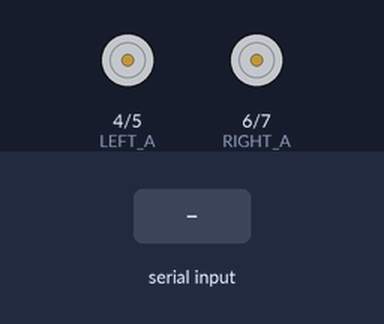
A sketch run on a simulated Arduino Uno, built with avr-gcc and run on an emulated ATmega328P. On the bench: motor-driver pin pairs drawn as motors (green arrow = first pin HIGH = forward, orange = second pin HIGH = backward, longer = more drive). Inputs (shaded band) come from the test bench. What the sketch prints to the serial monitor is not drawn.

Above: at 1.7 s.
1.8 s: "f\n" received over the second serial link
At 2.5 s:
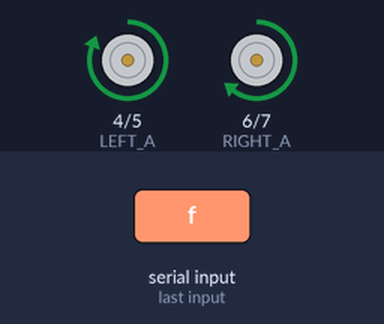
4.1 s: "b\n" received over the second serial link
At 4.8 s:
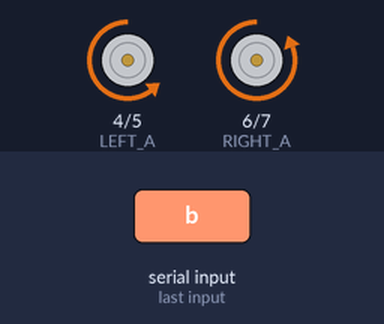
6.4 s: "l\n" received over the second serial link
At 6.8 s:
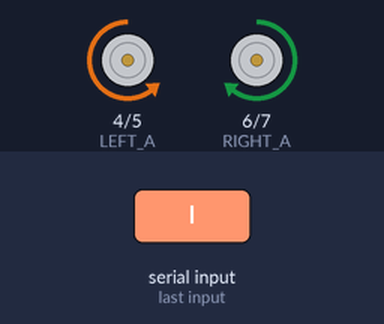
8.7 s: "F\n" received over the second serial link
At 10.3 s:
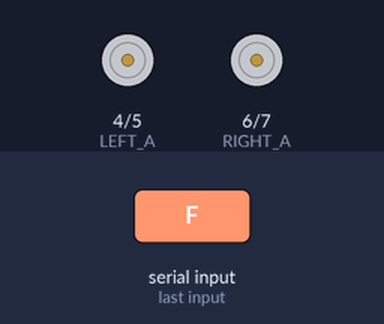
Timing chart, 0 to 11.2 s (numbered marks = the images above; inputs shaded):
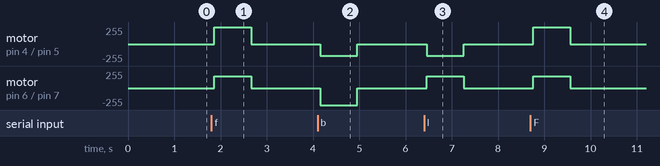

Measured:
- after the input at 1.8 s, motor on pin 4 (LEFT_A) / pin 5 (LEFT_B): stopped → forward 255/255 after 0.06 s, → stopped 0.80 s later; motor on pin 6 (RIGHT_A) / pin 7 (RIGHT_B): stopped → forward 178/255 after 0.06 s, → stopped 0.80 s later
- after the input at 4.1 s, motor on pin 4 (LEFT_A) / pin 5 (LEFT_B): stopped → backward 178/255 after 0.06 s, → stopped 0.80 s later; motor on pin 6 (RIGHT_A) / pin 7 (RIGHT_B): stopped → backward 255/255 after 0.06 s, → stopped 0.80 s later
- after the input at 6.4 s, motor on pin 4 (LEFT_A) / pin 5 (LEFT_B): stopped → backward 178/255 after 0.06 s, → stopped 0.80 s later; motor on pin 6 (RIGHT_A) / pin 7 (RIGHT_B): stopped → forward 178/255 after 0.06 s, → stopped 0.80 s later
- after the input at 8.7 s, motor on pin 4 (LEFT_A) / pin 5 (LEFT_B): stopped → forward 255/255 after 0.06 s, → stopped 0.80 s later; motor on pin 6 (RIGHT_A) / pin 7 (RIGHT_B): stopped → forward 178/255 after 0.06 s, → stopped 0.80 s later

The sketch:

btcar.ino
```cpp
/* ═══════════════════════════════════════════════════════════════════════════
 *  누비다 블루투스카  (DC 모터 2개 · 모터드라이버 4핀)
 *  ─────────────────────────────────────────────────────────────────────────
 *  누비다플랫폼 / 아두이노 나노 CH340
 *
 *  ┌────────────────────────────────────────────────────────────────────┐
 *  │  명령어 (블루투스로 보내면 동작)                                   │
 *  │                                                                    │
 *  │    전진  ( f / F / go / forward )   →  앞으로                     │
 *  │    후진  ( b / B / back )           →  뒤로                       │
 *  │    좌회전( l / L / left )           →  왼쪽으로 돌기              │
 *  │    우회전( r / R / right )          →  오른쪽으로 돌기            │
 *  │    정지  ( s / S / stop )           →  멈춤                       │
 *  │                                                                    │
 *  │    ★ 명령을 보내는 동안 계속 움직입니다.                          │
 *  │      (정지 명령을 보내거나, 자동정지 시간이 지나면 멈춤)          │
 *  └────────────────────────────────────────────────────────────────────┘
 *
 *  ─────────────────────────────────────────────────────────────────────────
 *  ★ 배선 (L9110S 모터드라이버 2개 기준 — 가장 흔한 구성)
 *
 *      모터드라이버 A          아두이노 나노         모터드라이버 B
 *      ────────────           ─────────────         ────────────
 *        A-IA  ───────────────  4번  ───────────────  B-IA
 *        A-IB  ───────────────  5번  ───────────────  B-IB
 *        VCC   ───────────────  5V(VIN)
 *        GND   ───────────────  GND
 *        A-OA/B-OA  ─── 왼쪽 모터 (앞/뒤)
 *        A-OB/B-OB  ─── 오른쪽 모터 (앞/뒤)
 *
 *      ⚠️ 모터 전원은 배터리(9V 등)를 VIN 에 넣어야 힘이 좋습니다.
 *      ⚠️ 2번·3번 핀은 블루투스 전용이라 쓰지 마세요.
 * ─────────────────────────────────────────────────────────────────────────
 *
 *  ★ 만약 L298N(4선 + ENA/ENB)을 쓰신다면 → 아래 "설정" 부분 설명 참고
 * ═══════════════════════════════════════════════════════════════════════════ */

#include <SoftwareSerial.h>

/* ═══════════════════════════════════════════════════════════════════════════
 *  설정 ─ 여기 숫자만 바꾸시면 됩니다
 * ═══════════════════════════════════════════════════════════════════════════ */

/* ── 왼쪽 모터 (모터드라이버 A) ── */
#define LEFT_A      4      // 왼쪽 모터 제어 1
#define LEFT_B      5      // 왼쪽 모터 제어 2

/* ── 오른쪽 모터 (모터드라이버 B) ── */
#define RIGHT_A     6      // 오른쪽 모터 제어 1
#define RIGHT_B     7      // 오른쪽 모터 제어 2

/* ── 속도 (0 ~ 100) ── */
#define SPEED_GO    70     // 직진 속도
#define SPEED_TURN  60     // 회전 속도 (직진보다 살짝 약하게)

/* ── 자동 정지 시간 (밀리초) ──
 *    명령을 받고 이 시간 동안 새 명령이 없으면 자동으로 멈춥니다.
 *    계속 움직이게 하려면 0 으로 바꾸세요.                            */
#define AUTO_STOP_MS  800

/* ═══════════════════════════════════════════════════════════════════════════
 *  블루투스 (BLE)  RX=2 / TX=3
 * ═══════════════════════════════════════════════════════════════════════════ */
SoftwareSerial BTSerial(2, 3);

/* ═══════════════════════════════════════════════════════════════════════════
 *  모터 움직이는 부분
 * ═══════════════════════════════════════════════════════════════════════════ */

/* ── 모터 한 개 돌리기 ──
 *    pinA/pinB : 그 모터의 두 제어핀
 *    speed     : -100 ~ 100  ( + 앞으로 / - 뒤로 / 0 정지 )
 */
void motorOne(int pinA, int pinB, int speed) {

  if (speed > 100)  speed = 100;
  if (speed < -100) speed = -100;

  int mag = abs(speed);
  int pwm = map(mag, 0, 100, 0, 255);

  if (speed > 0) {
    analogWrite(pinA, pwm); digitalWrite(pinB, LOW);      // 앞으로
  } else if (speed < 0) {
    digitalWrite(pinA, LOW); analogWrite(pinB, pwm);      // 뒤로
  } else {
    digitalWrite(pinA, LOW); digitalWrite(pinB, LOW);     // 정지
  }
}

/* ── 두 모터 한꺼번에 ──
 *    left  : 왼쪽 모터 속도 (-100~100)
 *    right : 오른쪽 모터 속도 (-100~100)
 */
void drive(int left, int right) {
  motorOne(LEFT_A,  LEFT_B,  left);
  motorOne(RIGHT_A, RIGHT_B, right);
}

/* ── 전진 ── 양쪽 다 앞으로 */
void goForward() {
  drive(SPEED_GO, SPEED_GO);
}

/* ── 후진 ── 양쪽 다 뒤로 */
void goBack() {
  drive(-SPEED_GO, -SPEED_GO);
}

/* ── 좌회전 ── 왼쪽은 뒤로, 오른쪽은 앞으로 (제자리 회전) */
void turnLeft() {
  drive(-SPEED_TURN, SPEED_TURN);
}

/* ── 우회전 ── 왼쪽은 앞으로, 오른쪽은 뒤로 (제자리 회전) */
void turnRight() {
  drive(SPEED_TURN, -SPEED_TURN);
}

/* ── 정지 ── 둘 다 멈춤 */
void stopAll() {
  drive(0, 0);
}

/* ═══════════════════════════════════════════════════════════════════════════
 *  명령 처리
 * ═══════════════════════════════════════════════════════════════════════════ */

/* 지금 움직이고 있는 상태 (AUTO_STOP_MS 용) */
unsigned long lastMoveAt = 0;
bool          moving     = false;

bool runCommand(String cmd) {

  /* ── 전진 ── */
  if (cmd.equals("전진") || cmd.equals("f") || cmd.equals("F") ||
      cmd.equals("go")  || cmd.equals("forward") || cmd.equals("앞")) {
    Serial.println(F("[동작] 전진"));
    goForward();
    return true;
  }

  /* ── 후진 ── */
  else if (cmd.equals("후진") || cmd.equals("b") || cmd.equals("B") ||
           cmd.equals("back") || cmd.equals("뒤")) {
    Serial.println(F("[동작] 후진"));
    goBack();
    return true;
  }

  /* ── 좌회전 ── */
  else if (cmd.equals("좌회전") || cmd.equals("l") || cmd.equals("L") ||
           cmd.equals("left")   || cmd.equals("왼쪽") || cmd.equals("좌")) {
    Serial.println(F("[동작] 좌회전"));
    turnLeft();
    return true;
  }

  /* ── 우회전 ── */
  else if (cmd.equals("우회전") || cmd.equals("r") || cmd.equals("R") ||
           cmd.equals("right")   || cmd.equals("오른쪽") || cmd.equals("우")) {
    Serial.println(F("[동작] 우회전"));
    turnRight();
    return true;
  }

  /* ── 정지 ── */
  else if (cmd.equals("정지") || cmd.equals("s") || cmd.equals("S") ||
           cmd.equals("stop") || cmd.equals("멈춤")) {
    Serial.println(F("[동작] 정지"));
    stopAll();
    moving = false;
    return true;
  }

  return false;    // 모르는 명령
}

/* ═══════════════════════════════════════════════════════════════════════════
 *  블루투스 수신
 * ═══════════════════════════════════════════════════════════════════════════ */
char          rxBuf[192];
int           rxLen    = 0;
unsigned long lastRxAt = 0;

#define FRAME_GAP_MS 60     // 마지막 글자 후 이만큼 지나면 한 줄 끝으로 봄

/* 블루투스에 온 글자를 전부 꺼내 버퍼에 쌓기 */
void drainBle() {
  while (BTSerial.available()) {
    char c = (char)BTSerial.read();
    if (rxLen < (int)sizeof(rxBuf) - 1) rxBuf[rxLen++] = c;
    lastRxAt = millis();
  }
}

/* 버퍼에 쌓인 글자를 줄 단위로 잘라서 처리 */
void handleFrame() {
  if (rxLen == 0) return;
  rxBuf[rxLen] = '\0';
  String block(rxBuf);
  rxLen = 0;

  int start = 0;
  for (int i = 0; i <= (int)block.length(); i++) {
    bool cut = (i == (int)block.length()) ||
               block.charAt(i) == '\n' || block.charAt(i) == '\r';
    if (!cut) continue;
    if (i > start) {
      String one = block.substring(start, i);
      one.trim();
      if (one.length() > 0) {
        Serial.print(F("[명령] "));
        Serial.println(one);

        unsigned long before = moving;   // 명령 전 상태

        if (runCommand(one)) {
          /* 움직이는 명령이면 자동정지 타이머 시작 */
          if (!one.equals("정지") && !one.equals("s") && !one.equals("S") &&
              !one.equals("stop") && !one.equals("멈춤")) {
            moving = true;
          }
          lastMoveAt = millis();
        } else {
          Serial.print(F("[무시] "));
          Serial.println(one);
        }
        (void)before;
      }
    }
    start = i + 1;
  }
}

/* ═══════════════════════════════════════════════════════════════════════════
 *  setup ─ 전원 켤 때 1번
 * ═══════════════════════════════════════════════════════════════════════════ */
void setup() {
  Serial.begin(9600);
  BTSerial.begin(9600);

  /* 모터 4핀 준비 */
  pinMode(LEFT_A,  OUTPUT); pinMode(LEFT_B,  OUTPUT);
  pinMode(RIGHT_A, OUTPUT); pinMode(RIGHT_B, OUTPUT);
  stopAll();                 // 처음엔 멈춘 상태로

  delay(300);

  Serial.println(F(""));
  Serial.println(F("=========================================="));
  Serial.println(F("  누비다 블루투스카"));
  Serial.println(F("------------------------------------------"));
  Serial.print(F("  왼쪽 모터  →  "));
  Serial.print(LEFT_A);  Serial.print(F(",")); Serial.println(LEFT_B);
  Serial.print(F("  오른쪽 모터 →  "));
  Serial.print(RIGHT_A); Serial.print(F(",")); Serial.println(RIGHT_B);
  Serial.println(F("------------------------------------------"));
  Serial.println(F("  전진 f / 후진 b / 좌회전 l / 우회전 r / 정지 s"));
  Serial.println(F("=========================================="));
  Serial.println(F(""));
}

/* ═══════════════════════════════════════════════════════════════════════════
 *  loop ─ 계속 반복
 * ═══════════════════════════════════════════════════════════════════════════ */
void loop() {
  drainBle();

  if (rxLen > 0 && (millis() - lastRxAt) > FRAME_GAP_MS) {
    handleFrame();
  }

  /* ── 자동 정지 ──
   *    움직이는 중인데 AUTO_STOP_MS 동안 새 명령이 없으면 멈춥니다.
   *    (블루투스가 끊겨서 차가 혼자 달려가는 것을 막아줍니다)
   */
  if (AUTO_STOP_MS > 0 && moving && (millis() - lastMoveAt) > AUTO_STOP_MS) {
    Serial.println(F("[자동정지] 명령 없음"));
    stopAll();
    moving = false;
  }
}
```
